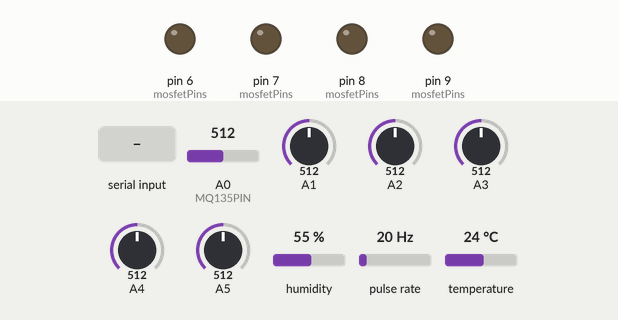
A sketch run on a simulated Arduino Uno, built with avr-gcc and run on an emulated ATmega328P. Parts: output pins drawn as LEDs (lit = HIGH). Wiring (inferred from the names in the program): pulse sensor: data pin 2. The inputs (shaded band) are chosen by the test bench; at power-on: humidity 55 %, pulse rate 20 Hz, A0 (MQ135PIN) = 512, A1 = 512, A2 = 512, A3 = 512, A4 = 512, A5 = 512, temperature 24 °C. What the sketch prints to the serial monitor is not drawn.

Above: at 1.2 s.
1.3 s: "1,90\n" received over Serial
At 1.9 s:
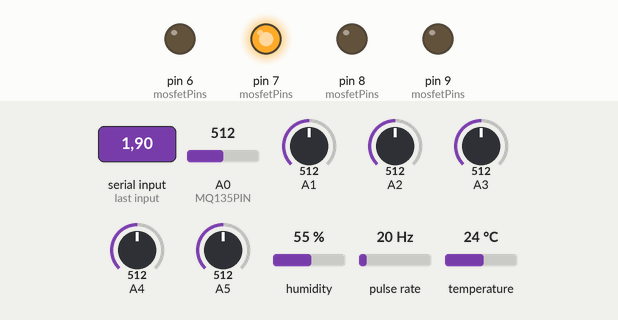
2.8 s: humidity set to 22 %
6.4 s: pulse rate (sensor on pin 2) set to 4 Hz
8.8 s: A0 (MQ135PIN) set to 716
11.0 s: A1 set to 716
13.1 s: A2 set to 716
Timing chart, 0 to 16.1 s (numbered marks = the images above; inputs shaded):
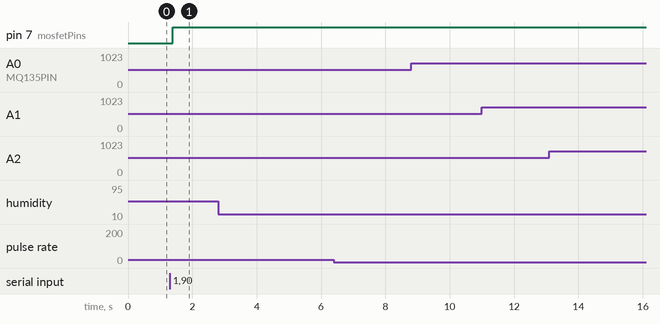

Measured:
- after the input at 1.3 s, pin 7 (mosfetPins): LOW → HIGH after 0.09 s
- after the input at 2.8 s, every drawn part: stays the same
- after the input at 6.4 s, every drawn part: stays the same
- after the input at 8.8 s, every drawn part: stays the same
- after the input at 11.0 s, every drawn part: stays the same
- after the input at 13.1 s, every drawn part: stays the same

The sketch:

veai.ino
```cpp
// (licence header left out)
// LAST UPDATE: 26/08/2025 - Ferrara Davide Giacomo. V0.1.1

#include <DHT.h>       // Includes the DHT library to use the DHT22 sensor.
#include <MQ135.h>     // Includes the MQ135 library to use the MQ-135 sensor.

#define MOSFET_CABIN     6 // Cabin lighting MOSFET's output pin
#define MOSFET_EXTERNAL  7 // External lighting MOSFET's output pin
#define MOSFET_FANS      8 // Cabin fans MOSFET's output pin
#define MOSFET_HEATING   9 // Cabin heating MOSFET's output pin
#define DHTPIN 4       // DHT11 pin.
#define DHTTYPE DHT11  // DHT sensor type.
DHT dht(DHTPIN, DHTTYPE);
#define MQ135PIN A0    // MQ-135 sensor pin.
MQ135 mq135 = MQ135(MQ135PIN);

struct Sensor {
  uint8_t id;
  const char* name;
  float value;
};
#define NUM_SENSORS 10


Sensor sensors[NUM_SENSORS] = {
    {0, "EngineRR Temp", 0},
    {1, "EngineFR Temp", 0},
    {2, "EngineRL Temp", 0},
    {3, "EngineFL Temp", 0},
    {4, "Battery Temp", 0},
    {5, "Env Temp", 0},
    {6, "Env Humi", 0},
    {7, "CO2", 0},
    {8, "RPM", 0},
    {9, "Flame", 0},
};

const int NUM_MOSFETS = 4;
int mosfetPins[NUM_MOSFETS] = {
    MOSFET_CABIN,
    MOSFET_EXTERNAL,
    MOSFET_FANS,
    MOSFET_HEATING
};
int mosfetStates[NUM_MOSFETS] = {0,0,0,0}; // store current state

const int flamePin = 5;
const int hallPin = 2;

volatile unsigned long lastPulseTime = 0;
volatile unsigned int rpm = 0;
const int impulsesPerRevolution = 1;

void hallISR() {
    unsigned long now = micros();  // higher precision
    unsigned long delta = now - lastPulseTime; // microseconds
    if (delta > 0) {
        rpm = 60.0 * 1e6 / (delta * impulsesPerRevolution);
    }
    lastPulseTime = now;
}


void setup() {
    Serial.begin(115200);
    dht.begin();
    pinMode(flamePin, INPUT);
    pinMode(hallPin, INPUT_PULLUP);
    attachInterrupt(digitalPinToInterrupt(hallPin), hallISR, RISING);
    // Set MOSFET pins as outputs
    for (int i = 0; i < NUM_MOSFETS; i++) {
        pinMode(mosfetPins[i], OUTPUT);
        digitalWrite(mosfetPins[i], LOW); // all OFF at startup
    }
}

void handleCommands() {
    if (Serial.available()) {
        String cmd = Serial.readStringUntil('\n');  // read one command line
        cmd.trim();

        int commaIndex = cmd.indexOf(',');
        if (commaIndex > 0) {
            int device = cmd.substring(0, commaIndex).toInt();
            int state  = cmd.substring(commaIndex + 1).toInt();

            if (device >= 0 && device < NUM_MOSFETS) {
                mosfetStates[device] = state ? 1 : 0;
                digitalWrite(mosfetPins[device], mosfetStates[device] ? HIGH : LOW);
            }
        }
    }
}

void readSensors() {
    // Engine temps (TMP36GT9Z sensors)
    sensors[0].value = analogRead(A0); // EngineRR Temp
    sensors[1].value = analogRead(A1); // EngineFR Temp
    sensors[2].value = analogRead(A2); // EngineRL Temp
    sensors[3].value = analogRead(A3); // EngineFL Temp

    // Battery temp
    sensors[4].value = analogRead(A4);

    // DHT11 sensors
    sensors[5].value = dht.readTemperature();
    sensors[6].value = dht.readHumidity();

    // CO2
    // sensors[7].value = mq135.getPPM(); ERROR: DEDICATED ANALOG PIN NEEDED, CONFLICT WITH SENSOR 0

    // RPM / Speed – raw hall sensor state
    sensors[8].value = rpm; // Pi will calculate RPM

    // Flame
    sensors[9].value = analogRead(A5);
}

void sendSensorFrame(Sensor s) {
    uint8_t frame[12];
    frame[0] = 0xAA;  // STX
    frame[1] = s.id;

    uint16_t val = (uint16_t)(s.value * 10);  // cast to 16-bit integer, increase size by 10 to avoid decimal truncation
    frame[2] = val >> 8;
    frame[3] = val & 0xFF;

    // Timestamp (Pi will update later, but could include RTC if available)
    int year = 2025, month = 8, day = 26, hour = 14, minute = 30, second = 0;
    frame[4] = year - 2000;
    frame[5] = month;
    frame[6] = day;
    frame[7] = hour;
    frame[8] = minute;
    frame[9] = second;

    // Checksum
    uint8_t chk = 0;
    for (int i = 1; i <= 9; i++) chk ^= frame[i];
    frame[10] = chk;

    frame[11] = 0x55; // ETX

    Serial.write(frame, 12);
}

void sendAllSensors() {
    for (int i = 0; i < NUM_SENSORS; i++) {
        sendSensorFrame(sensors[i]);
        delay(5); // small delay to avoid UART overflow
    }
}

void loop() {
    handleCommands();   // check if Pi sent a command
    readSensors();     // just read the raw sensor values
    sendAllSensors();  // send all sensor data to Raspberry Pi
    delay(100);        // adjust frequency (e.g., 10 Hz)
}
```
